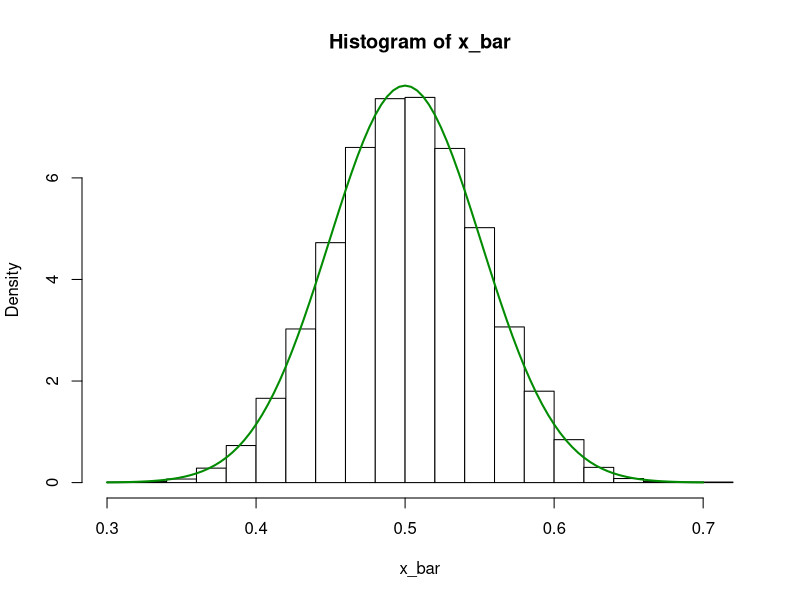
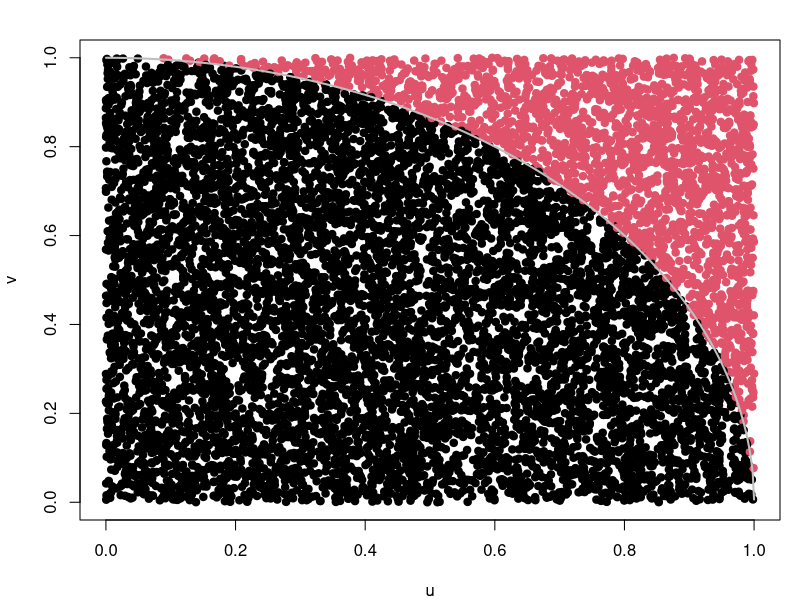

Recreate these plots in R, in order. (Note: this script raises an error after producing the figures.)
## ---- chunk 1
knitr::opts_chunk$set(echo = TRUE, fig.width=8, fig.height=4)
## ---- chunk 2
#
  rmoy_unif <- function(n_simulations, n_sample){
    replicate(n_simulations, mean(runif(n_sample,0,1)))
    }

# moyennes empiriques d'échantillons U(0,1)  
  x_bar <-  rmoy_unif(100000, n_sample = 167)
x_bar
## ---- chunk 3
# commenter le code
mean(abs(x_bar-0.5) < 0.1 ) > 0.95
## ---- chunk 4
# Tester d'autres valeurs n = 10, 20, 30, 40, etc
  x_bar <-  rmoy_unif(10000, n_sample = 40)

# Evaluer si la condition est vérifiée
mean(abs(x_bar-0.5) < 0.1 ) > 0.95
## ---- chunk 5
#On effectue 10 000 échantillon de taille n= 32
 x_bar <-  rmoy_unif(10000, n_sample = 32)

#On trace l'histograme des moyennes empiriques des 10 000 échantillons
 hist(x_bar, col="white", prob = TRUE)

#On trace la courbe d'un loi normal de moyenne 0.5 et d'écart type 0.05103103 = sqrt(Var(X1)/n) avec n = 32
 curve(dnorm(x, m = 0.5, sd = 0.05103103), 
       from = 0.3, to = 0.7, lwd = 2, 
       add = TRUE, col = "green4")
## ---- chunk 6
#Nombre d'échantillons
  n = 10000

#On tire deux échantillons de taille n suivant une loi uniforme sur (0,1)
  u <- runif(n)
  v <- runif(n)
  
#On calcule la valeur de x vectoriellement
  x <- (u^2 + v^2 < 1)
  
#On calcule la moyenne empirique de x, donc de y et on affiche y
  y = 4*mean(x)
  y
## ---- chunk 7
  par(mar=c(4,4,2,1))
  plot(u, v, col = 1 +  (u^2 + v^2 > 1), pch = 19)
  curve(sqrt(1-x^2), add=TRUE, col="grey", lwd=2, n=501)
## ---- chunk 8
# On definit les variables 
epsilon = 1e-3
alpha = 0.05
pi = 3.1415926535
n0 <- pi * (4 - pi) / (alpha * epsilon * epsilon)

# On effectue une fois la simulation
 u <- runif(n0)
 v <- runif(n0)
 z <- 4*mean(u^2 + v^2 < 1) 
 z
 
# verification
abs(z-pi) < epsilon
## ---- chunk 9
#On met en paramètre le nombre de simulations et  la taille de chaque échantillon
ry <- function(nsimu, nsample)
{
  ygen <- function()
  {
    u <- runif(nsample)
    v <- runif(nsample)
    4*mean(u^2 + v^2 < 1)
  }
  #On renvoie une vecteur avec l'ensembles des simulations, générer par ygen
  return(replicate(nsimu, ygen()))
}

#
z <- (ry(10000, 100) - pi)* sqrt(100) / sqrt(pi*(4-pi))

# commenter 
# help(dnorm)
hist(z, prob = TRUE, col = "lightblue")
curve(dnorm(x,0,1), add=TRUE, col="blue", lwd=2)
## ---- chunk 10
 n_rep = 1000
 m = 10
 sigma = 2
 # simulation de la loi normale
 x = rnorm(n_rep, m = m, sd = sigma)
 
 # definition de z
z = (x - m)/sigma
 
 # adequation graphique des quantiles empiriques et theoriques N(0,1) 
 # help(qqnorm)
 qqnorm(z, cex = .4, col = "red4")
 abline(0,1, col = "grey", lty = 2)
## ---- chunk 11
 n_rep = 1000
 n = 20
 m = 10
 sigma = 2
 
 # simulation de n_rep echantillon de taille n
 # commentaire : dimension de la matrice
 X = matrix(rnorm(n*n_rep, m = m, sd = sigma), nrow = n_rep)
 
 # definition de Z
 z = (apply(X, MARGIN = 1, mean) - m)* sqrt(n) / sigma
 
 # adequation graphique des quantiles N(0,1)
 qqnorm(z, cex = .4, col = "red4")
 abline(0,1, col = "grey", lty = 2)
## ---- chunk 12
 set.seed(12412)
 n = 40
 m = 10
 sigma = 2
 
 # simulation de la loi normale
 x = rnorm(n, m = m, sd = sigma)
## ---- chunk 13
# estimateur m
complete_moi
# estimateur sigma
complete_me
## ---- chunk 14
# calcul de l'intervalle
I_inf = mean(x) - quelque_chose
I_sup = mean(x) + quelque_chose

IC = c(I_inf, I_sup)
names(IC) = c("borne inf.", "borne sup.")
round(IC, 2)
## ---- chunk 15
n = 40
m = 10
sigma = 2

# initialisation du test booléen 
boo_ic = rep(0, 10000)

for (i in 1:10000){
 
 # simulation d'un échantillon N(m, sigma) de taille n 
 x = complete_moi
 
 # calcul de l'intervalle
 I_inf = mean(x) - quelque_chose
 I_sup = mean(x) + quelque_chose
 
 # test d'appartenance de m à l'intervalle
 boo = (I_inf < m) & (m < I_sup)
 
 boo_ic[i] = boo
}
## ---- chunk 16
round(mean(boo_ic), 3)
